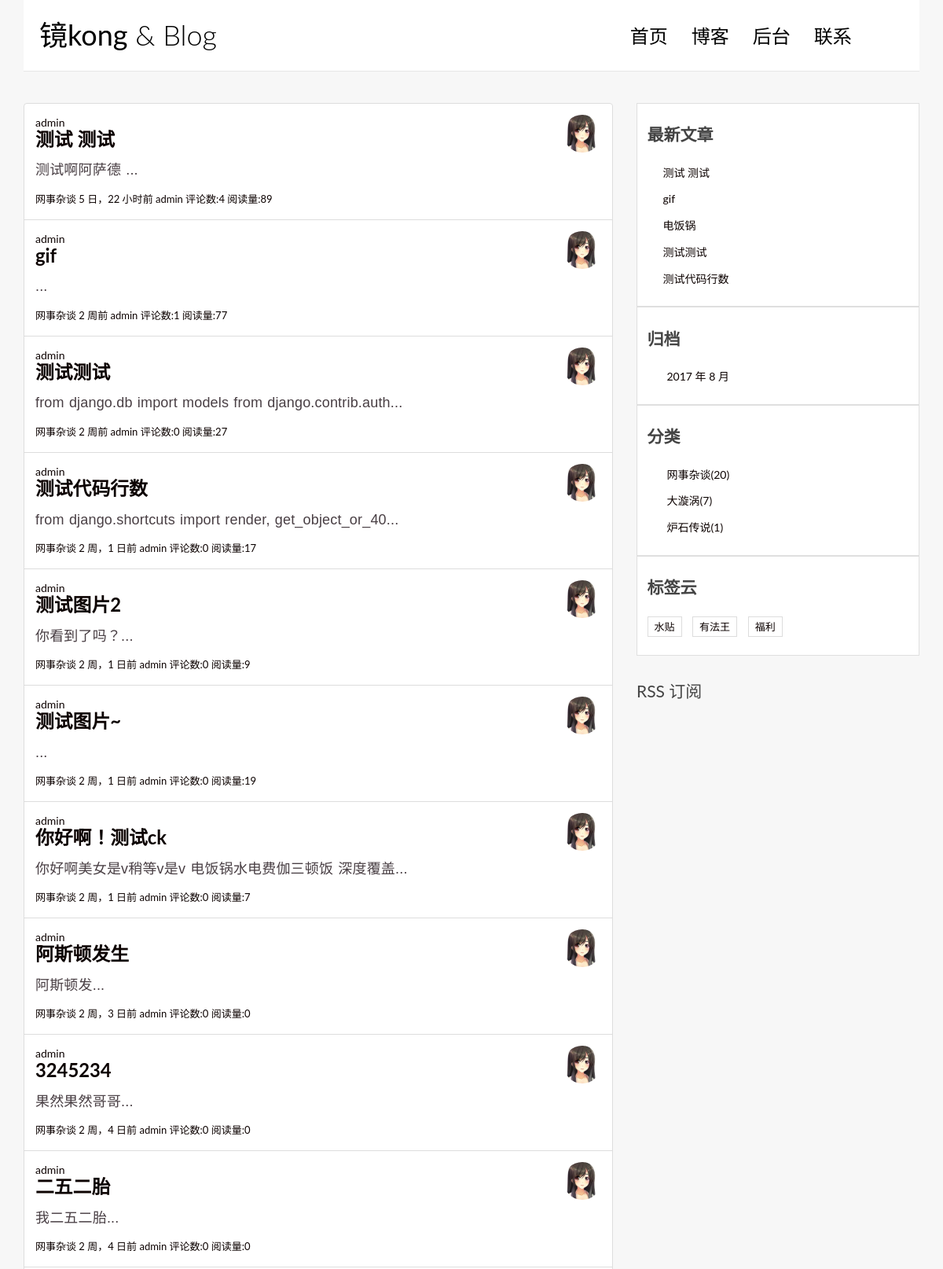
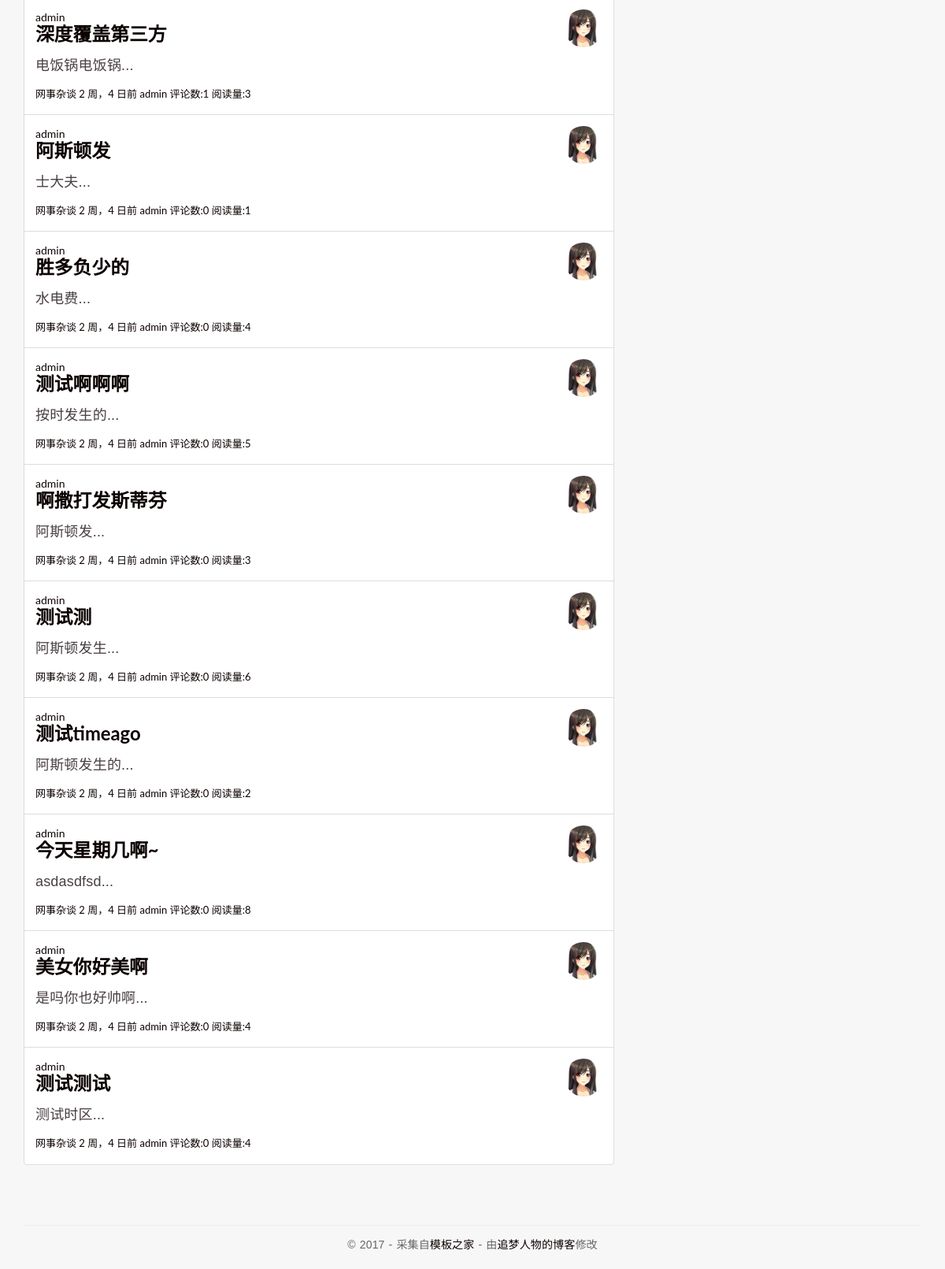
Page /category/1/ on the committed database (2 pictures, top to bottom).
### blog/models.py (models this page shows, shortened)
class Post(models.Model):
    title = models.CharField(max_length=70)
    def get_absolute_url(self):
        return reverse('blog:detail', kwargs={'pk': self.pk})
    body = RichTextUploadingField(verbose_name='正文')
    views = models.PositiveIntegerField(default=0)
    excerpt = models.CharField(max_length=200, blank=True)
    created_time = models.DateTimeField(auto_now_add=True)
    modified_time = models.DateTimeField(auto_now_add=True)
    category = models.ForeignKey(Category)
    tags = models.ManyToManyField(Tag, blank=True)
    author = models.ForeignKey(User)
    class Meta:
        ordering = ['-created_time']

class Category(models.Model):
    name = models.CharField(max_length=100)

class Tag(models.Model):
    name = models.CharField(max_length=70)

### blog/views.py (the view)
# urls.py: url(r'^category/(?P<pk>[0-9]+)/$', views.CategoryView.as_view(), name='category'),
class CategoryView(ListView):
    model = Post
    template_name = 'blog/index.html'
    context_object_name = 'post_list'
    def get_queryset(self):
        cate = get_object_or_404(Category, pk=self.kwargs.get('pk'))
        return super(CategoryView, self).get_queryset().filter(category=cate)

### blog/templatetags/blog_tags.py (called while the page is built)
@register.simple_tag              # 将函数注册为模板
def get_recent_posts(num=5):
    return Post.objects.all().order_by('-created_time')[:num]

@register.simple_tag
def archives():
    return Post.objects.dates('created_time', 'month', order='DESC')

@register.simple_tag
def get_categories():
    return Category.objects.annotate(num_posts=Count('post')).filter(num_posts__gt=0)

@register.simple_tag
def get_tag():
    return Tag.objects.all()

### templates/blog/index.html (shortened to what this page needs)
{% extends 'base.html' %}
{% load staticfiles %}
{% block main %}
<ul class="list-group">
    {% for post in post_list %}
        <li class="list-group-item">
              <header class="index-entry-header">
                  <span class="post-author"><a href="#">{{post.author}}</a></span>
                  <img width="48" height="48" alt="Tilo Mitra&#x27;s avatar" class="post-avatar" src="{% static 'blog/img/moe.png' %}">
                  <h1 class="entry-title">
                      <a href="{{ post.get_absolute_url }}">{{ post.title}}</a>
                  </h1>
                  <div class="entry-content clearfix">
                        <p>{{ post.excerpt }}</p>
                    </div>
                  <div class="entry-meta">
                      <span><a href="#">{{ post.category.name}}</a></span>
                      <span class="post-date"><a href="#">{{post.created_time|timesince}}前</a></span>
                      <span class="post-author"><a href="#">{{post.author}}</a></span>
                      <span class="comments-link"><a href="#">评论数:{{ post.comment_set.count }}</a></span>
                      <span class="views-count"><a href="#">阅读量:{{ post.views }}</a></span>
                  </div>
                    </header>
        </li>
    {% empty %}
        <div class="no-post">暂时还没有发布的文章！</div>
    {% endfor %}
 </ul>
{% endblock main %}

### templates/base.html (shortened to what this page needs)
{% load staticfiles %}
{% load blog_tags %}
<!DOCTYPE html>
<html>
<head>
    <link rel="stylesheet" href="http://code.ionicframework.com/ionicons/2.0.1/css/ionicons.min.css">
    <link rel="stylesheet" href="//cdn.bootcss.com/bootstrap/3.3.7/css/bootstrap.min.css">
    <link rel="stylesheet" href="{% static 'blog/css/bootstrap.min.css' %}">
    <link rel="stylesheet" href="{% static 'blog/css/pace.css' %}">
    <link rel="stylesheet" href="{% static 'blog/css/custom.css' %}">
    <link rel="stylesheet" href="{% static 'blog/css/prism.css' %}">
    <link rel="stylesheet" href="{% static 'blog/css/highlights/github.css' %}">
    <link rel="stylesheet" href="{% static 'easy_comment/css/comment.css' %}">
    <link rel="stylesheet" href="{% static 'easy_comment/css/prism.css' %}">
    <link rel="stylesheet" href="https://unpkg.com/purecss@1.0.0/build/pure-min.css">
    <link rel="stylesheet" href="https://unpkg.com/purecss@1.0.0/build/grids-responsive-min.css">
    <link rel="stylesheet" href="{% static 'blog/css/blog.css' %}">
</head>
<body>
<div class="container">
    <header id="site-header">
        <div class="row">
            <div class="col-md-4 col-sm-5 col-xs-8">
                <div class="logo">
                    <h1><a href="{% url 'blog:index' %}"><b>镜kong</b> &amp; Blog</a></h1>
                </div>
            </div>
            <div class="col-md-8 col-sm-7 col-xs-4">
                <nav class="main-nav" role="navigation">
                    <div class="collapse navbar-collapse" id="bs-example-navbar-collapse-1">
                        <ul class="nav navbar-nav navbar-right">
                            <li class="cl-effect-11"><a href="index.html" data-hover="首页">首页</a></li>
                            <li class="cl-effect-11"><a href="full-width.html" data-hover="博客">博客</a></li>
                            <li class="cl-effect-11"><a href="admin/" data-hover="后台">后台</a></li>
                            <li class="cl-effect-11"><a href="contact.html" data-hover="联系">联系</a></li>
                        </ul>
                    </div>
                </nav>
            </div>
        </div>
    </header>
</div>
<div class="content-body">
    <div class="container">
        <div class="row">
            <main class="col-md-8">
                {% block main %}
                {% endblock main %}
            </main>
            <aside class="col-md-4">
                <div class="widget widget-recent-posts">
                    <h3 class="widget-title">最新文章</h3>
                    {% get_recent_posts as recent_post_list %}
                    <ul>
                        {% for post in recent_post_list %}
                        <li>
                            <a href="{{ post.get_absolute_url }}">{{ post.title }}</a>
                        </li>
                        {% endfor %}
                    </ul>
                </div>
                <div class="widget widget-archives">
                    <h3 class="widget-title">归档</h3>
                    {% archives as date_list %}
                    <ul>
                        {% for date in date_list %}
                        <li>
                            <a href="#">{{date.year}} 年 {{date.month}} 月</a>
                        </li>
                        {% empty %}
                        暂无归档
                        {% endfor %}
                    </ul>
                </div>
                <div class="widget widget-category">
                    <h3 class="widget-title">分类</h3>
                    {% get_categories as category_list %}
                    <ul>
                        {% for category in category_list %}
                        <li>
                            <a href="{% url 'blog:category' category.pk %}">{{category.name}}<span class="post-count">({{ category.num_posts}})</span></a>
                        </li>
                        {% endfor %}
                    </ul>
                </div>
                <div class="widget widget-tag-cloud">
                    <h3 class="widget-title">标签云</h3>
                    {% get_tag as tag_list %}
                    <ul>
                        {% for Tag in tag_list %}
                        <li>
                            <a href="{% url 'blog:tag' Tag.pk %}">{{Tag.name}}</a>
                        </li>
                        {% endfor %}
                    </ul>
                </div>
                <div class="rss">
                    <a href=""> RSS 订阅</a>
                </div>
            </aside>
        </div>
    </div>
</div>
<footer id="site-footer">
    <div class="container">
        <div class="row">
            <div class="col-md-12">
                <p class="copyright">&copy 2017 - 采集自<a href="http://www.cssmoban.com/"
                                                        target="_blank" title="模板之家">模板之家</a>
                    - 由<a href="http://zmrenwu.com/" title="网页模板" target="_blank">追梦人物的博客</a>修改
                </p>
            </div>
        </div>
    </div>
</footer>
</body>
</html>

### blog/static/blog/css/custom.css (style rules this page uses)
* { outline: none; }
h1, h2, h3, h4, h5, h6 { margin-top: 0; }
b { font-weight: 400; }
a { color: #333; }
body { color: #444; font-family: 'Lato', sans-serif; background-color: #f7f7f7; }
p { font-family: 'Ubuntu', sans-serif; font-weight: 400; word-spacing: 1px; letter-spacing: 0.01em; }
img { max-width: 100%; }
#site-header { background-color: #FFF; padding: 25px 20px; margin-bottom: 40px; border-bottom: 1px solid #e7e7e7; }
.logo h1 a { color: #000; }
.logo h1 { margin: 0; font-family: 'Lato', sans-serif; font-weight: 300; }
.main-nav { margin-top: 11px; max-width: 95%; }
.main-nav a { color: #000000 !important; padding: 0 0 5px 0 !important; margin-right: 30px; font-family: 'Lato', sans-serif; font-weight: 300; font-size: 24px; }
.cl-effect-11 a { padding: 10px 0; color: #0972b4; text-shadow: none; }
.cl-effect-11 a::before { position: absolute; top: 0; left: 0; overflow: hidden; padding: 0 0 5px 0 !important; max-width: 0; border-bottom: 1px solid #000; color: #000; content: attr(data-hover); white-space: nowrap; -webkit-transition: max-width 0.5s; -moz-transition: max-width 0.5s; transition: max-width 0.5s; }
.content-body { padding-bottom: 4em; }
.list-group { list-style-type: none; }
.list-group-item { background: #FFF; padding: 1em 1em 0 1em; background-color: #fff; margin-bottom: -1px; }
.entry-title { font-size: 1.7em; font-weight:bold; margin-bottom: 10px; line-height: 1; padding: 0 0 0; }
.entry-meta { color: #DDDDDD; font-size: 13px; margin-bottom: 10px; padding: 0 0 0.5em 0 }
.entry-content { font-size: 18px; line-height: 1.9; font-weight: 300; color: rgba(41, 29, 35, 0.85); }
.widget { background: #fff; padding: 1.25rem; border: 1px solid rgba(0,0,0,.125); }
.widget-title { font-size: 1.5em; margin-bottom: 20px; line-height: 1.6; padding: 10px 0 0; font-weight: 700; }
.widget-recent-posts ul { padding: 0; margin: 0; padding-left: 20px; }
.widget-recent-posts ul li { list-style-type: none; position: relative; line-height: 170%; margin-bottom: 10px; }
.widget-recent-posts ul li::before { content: '\f3d3'; font-family: "Ionicons"; position: absolute; left: -17px; top: 3px; font-size: 16px; color: #000; }
.widget-archives ul { padding: 0; margin: 0; padding-left: 25px; }
.widget-archives ul li { list-style-type: none; position: relative; line-height: 170%; margin-bottom: 10px; }
.widget-archives ul li::before { content: '\f3f3'; font-family: "Ionicons"; position: absolute; left: -25px; top: 1px; font-size: 16px; color: #000; }
.widget-category ul { padding: 0; margin: 0; padding-left: 25px; }
.widget-category ul li { list-style-type: none; position: relative; line-height: 170%; margin-bottom: 10px; }
.widget-category ul li::before { content: '\f3fe'; font-family: "Ionicons"; position: absolute; left: -25px; top: 1px; font-size: 18px; color: #000; }
.widget-tag-cloud ul { padding: 0; margin: 0; margin-right: -10px; }
.widget-tag-cloud ul li { list-style-type: none; font-size: 13px; display: inline-block; margin-right: 10px; margin-bottom: 10px; padding: 3px 8px; border: 1px solid #ddd; }
.rss { font-size: 21px; margin-top: 30px; }
.rss a { color: #444; }
#site-footer { padding-top: 10px; padding: 0 0 1.5em 0; }
.copyright { text-align: center; padding-top: 1em; margin: 0; border-top: 1px solid #eee; color: #666; }

### blog/static/blog/css/blog.css (style rules this page uses)
* { -webkit-box-sizing: border-box; -moz-box-sizing: border-box; box-sizing: border-box; }
a { text-decoration: none; color: rgb(12, 2, 1); }
h3 { font-weight: 100; }
.post-avatar { border-radius: 50px; float: right; margin-left: 1em; }

### rows in the picture
Post: author "admin", title "测试 测试", excerpt "测试啊阿萨德 ...", category.name "网事杂谈", created_time "5 日，22 小时", comment_set.count "4", views "89"
Post: author "admin", title "gif", excerpt "...", category.name "网事杂谈", created_time "2 周", comment_set.count "1", views "77"
Post: author "admin", title "测试测试", excerpt "from django.db import models from django.contrib.auth...", category.name "网事杂谈", created_time "2 周", comment_set.count "0", views "27"
Post: author "admin", title "测试代码行数", excerpt "from django.shortcuts import render, get_object_or_40...", category.name "网事杂谈", created_time "2 周，1 日", comment_set.count "0", views "17"
Post: author "admin", title "测试图片2", excerpt "你看到了吗？...", category.name "网事杂谈", created_time "2 周，1 日", comment_set.count "0", views "9"
Post: author "admin", title "测试图片~", excerpt "...", category.name "网事杂谈", created_time "2 周，1 日", comment_set.count "0", views "19"
Post: author "admin", title "你好啊！测试ck", excerpt "你好啊美女是v稍等v是v 电饭锅水电费伽三顿饭 深度覆盖...", category.name "网事杂谈", created_time "2 周，1 日", comment_set.count "0", views "7"
Post: author "admin", title "阿斯顿发生", excerpt "阿斯顿发...", category.name "网事杂谈", created_time "2 周，3 日", comment_set.count "0", views "0"
Post: author "admin", title "3245234", excerpt "果然果然哥哥...", category.name "网事杂谈", created_time "2 周，4 日", comment_set.count "0", views "0"
Post: author "admin", title "二五二胎", excerpt "我二五二胎...", category.name "网事杂谈", created_time "2 周，4 日", comment_set.count "0", views "0"
Post: author "admin", title "深度覆盖第三方", excerpt "电饭锅电饭锅...", category.name "网事杂谈", created_time "2 周，4 日", comment_set.count "1", views "3"
Post: author "admin", title "阿斯顿发", excerpt "士大夫...", category.name "网事杂谈", created_time "2 周，4 日", comment_set.count "0", views "1"
Post: author "admin", title "胜多负少的", excerpt "水电费...", category.name "网事杂谈", created_time "2 周，4 日", comment_set.count "0", views "4"
Post: author "admin", title "测试啊啊啊", excerpt "按时发生的...", category.name "网事杂谈", created_time "2 周，4 日", comment_set.count "0", views "5"
Post: author "admin", title "啊撒打发斯蒂芬", excerpt "阿斯顿发...", category.name "网事杂谈", created_time "2 周，4 日", comment_set.count "0", views "3"
Post: author "admin", title "测试测", excerpt "阿斯顿发生...", category.name "网事杂谈", created_time "2 周，4 日", comment_set.count "0", views "6"
Post: author "admin", title "测试timeago", excerpt "阿斯顿发生的...", category.name "网事杂谈", created_time "2 周，4 日", comment_set.count "0", views "2"
Post: author "admin", title "今天星期几啊~", excerpt "asdasdfsd...", category.name "网事杂谈", created_time "2 周，4 日", comment_set.count "0", views "8"
Post: author "admin", title "美女你好美啊", excerpt "是吗你也好帅啊...", category.name "网事杂谈", created_time "2 周，4 日", comment_set.count "0", views "4"
Post: author "admin", title "测试测试", excerpt "测试时区...", category.name "网事杂谈", created_time "2 周，4 日", comment_set.count "0", views "4"
Post: title "电饭锅"
Category: name "网事杂谈", num_posts "20"
Category: name "大漩涡", num_posts "7"
Category: name "炉石传说", num_posts "1"
Tag: name "水贴"
Tag: name "有法王"
Tag: name "福利"

### other values in the picture
{{ date.year }} "2017"
{{ date.month }} "8"
